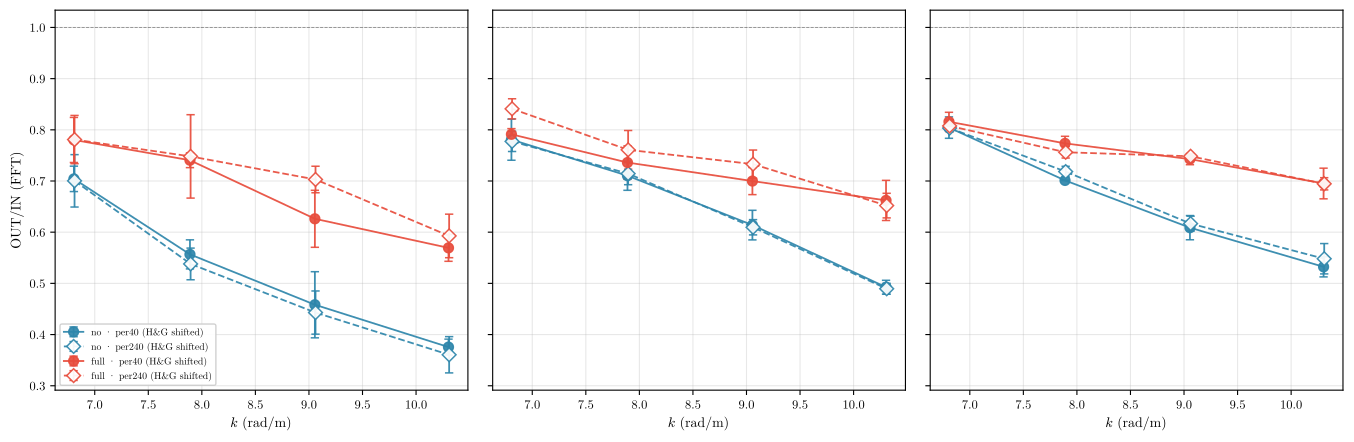

The Python source for this figure:
"""
Probe-shifted H&G window — per40 + per240, both using H&G-at-12.4m anchor
===========================================================================

Huseby & Grue's [35.088 s, 42.105 s] = [50 T, 60 T] at 1.425 Hz was
measured at r = 12.4 m from the wavemaker — which is exactly our OUT
probe position. So the canonical H&G window applies **at OUT** in our
tank without modification, but the same wavetrain passes through any
closer probe earlier by the group-velocity travel-time difference.

For a probe at distance r_probe < 12.4 m, the physically correct H&G
window is shifted BACK by

    ΔT(f) = (12.4 − r_probe) / c_group(f) · f    [periods]

with c_group = g / (4π f) in deep water (tanh(kh) ≈ 1 at h = 0.58 m
for f ≥ 1.3 Hz). For the canonical IN probes at r = 9.373 m:

    1.3 Hz →  6.6 T earlier
    1.4 Hz →  7.6 T
    1.5 Hz →  8.7 T
    1.6 Hz →  9.9 T

The shifted IN window fits inside the per40 wavetrain regime at every
thesis frequency (see previous findings). So both per40 and per240 can
be analysed with the same H&G methodology, probe-shifted.

This script:
  1. Computes probe-shifted H&G AFFT at IN (canonical mean) and OUT
     (unshifted) for every thesis-scope run, per40 and per240 alike.
  2. Compares per40 vs per240 OUT/IN at matched (freq, amp, wind).
  3. Reports median / max |Δ OUT/IN| across all cells.

Prediction: per40 and per240 should agree within 1–2 % median (much
better than the earlier 10.7 % outlier at 1.4 Hz / 0.2 V / fullwind
when per40 used unshifted [32T, 38T]).

Scope:
    panel = full, mooring = below_90_loose (230+300 merged),
    quality_flag = "ok" only,
    freq in {1.3, 1.4, 1.5, 1.6} Hz,
    amp  in {0.1, 0.2, 0.3} V,
    wind in {no, full}.

Run from repo root:
    /opt/anaconda3/envs/draumkvedet/bin/python analysis_scratch/per40_and_per240_HG_shifted.py

Outputs:
    analysis_scratch/per40_and_per240_HG_shifted.pdf
    analysis_scratch/per40_and_per240_HG_shifted.csv
    analysis_scratch/per40_and_per240_HG_shifted_findings.md
    output/FIGURES/ch04_per40_and_per240_HG_shifted.pdf
    output/TEXFIGU/ch04_per40_and_per240_HG_shifted.tex
"""

import os
import sys
import warnings
from pathlib import Path

warnings.filterwarnings("ignore")

import numpy as np
import pandas as pd
import matplotlib

matplotlib.use("Agg")
import matplotlib.pyplot as plt

BASE = Path(__file__).resolve().parent.parent
sys.path.insert(0, str(BASE))
os.chdir(BASE)

from wavescripts.improved_data_loader import load_analysis_data, load_processed_dfs
from wavescripts.plot_utils import apply_thesis_style, freq_to_k, amp_to_label

apply_thesis_style()

# ── Config ────────────────────────────────────────────────────────────────────
FS              = 250.0
G               = 9.81
FFT_BAND_HZ     = 0.05

# Canonical H&G window at r = 12.4 m (H&G's original anchor)
HG_REF_R_M      = 12.400
HG_START_T_REF  = 50
HG_END_T_REF    = 60

# Canonical IN (mean of parallels at r = 9.373 m) + OUT (single probe at r = 12.4 m)
IN_PROBES       = ["9373/170", "9373/340"]
R_IN_M          = 9.373
OUT_PROBE       = "12400/250"
R_OUT_M         = 12.400

FREQS = [1.3, 1.4, 1.5, 1.6]
AMPS  = [0.1, 0.2, 0.3]
WINDS = ["no", "full"]
PER240_THRESHOLD_T = 50

# Datasets — same pool as per40_vs_per240_outin + the cond4 lowrange for per240.
PROCESSED_DIRS = [
    Path("waveprocessed/PROCESSED-20260326-ProbePos4_31_FPV_2-tett6roof-under9Mooring-height100-lowrange"),
    Path("waveprocessed/PROCESSED-20260327-ProbePos4_31_FPV_2-tett6roof-under9Mooring30-height100-lowrange"),
    Path("waveprocessed/PROCESSED-20260307-ProbPos4_31_FPV_2-tett6roof"),
    Path("waveprocessed/PROCESSED-20260312-ProbPos4_31_FPV_2-tett6roof"),
    Path("waveprocessed/PROCESSED-20260313-ProbePos4_31_FPV_2-tett6roof"),
    Path("waveprocessed/PROCESSED-20260314-ProbePos4_31_FPV_2-tett6roof"),
    Path("waveprocessed/PROCESSED-20260316-ProbePos4_31_FPV_2-tett6roof"),
    Path("waveprocessed/PROCESSED-20260316-ProbePos4_31_FPV_2-tett6roof-under9Mooring"),
    Path("waveprocessed/PROCESSED-20260319-ProbePos4_31_FPV_2-tett6roof-under9Mooring"),
    Path("waveprocessed/PROCESSED-20260321-ProbePos4_31_FPV_2-tett6roof-under9Mooring-height100-RENAMED"),
    Path("waveprocessed/PROCESSED-20260323-ProbePos4_31_FPV_2-tett6roof-under9Mooring-height100"),
    Path("waveprocessed/PROCESSED-20260324-ProbePos4_31_FPV_2-tett6roof-under9Mooring-height100"),
    Path("waveprocessed/PROCESSED-20260325-ProbePos4_31_FPV_2-tett6roof-under9Mooring-height100"),
    Path("waveprocessed/PROCESSED-20260326-ProbePos4_31_FPV_2-tett6roof-under9Mooring-height100"),
]
_dataset_names = {p.name.removeprefix("PROCESSED-") for p in PROCESSED_DIRS}

SCRATCH_DIR = Path(__file__).parent
SCRATCH_PDF = SCRATCH_DIR / "per40_and_per240_HG_shifted.pdf"
SCRATCH_CSV = SCRATCH_DIR / "per40_and_per240_HG_shifted.csv"
SCRATCH_MD  = SCRATCH_DIR / "per40_and_per240_HG_shifted_findings.md"

THESIS_NAME = "ch04_per40_and_per240_HG_shifted"
THESIS_PDF  = BASE / "output" / "FIGURES" / f"{THESIS_NAME}.pdf"
THESIS_STUB = BASE / "output" / "TEXFIGU" / f"{THESIS_NAME}.tex"
THESIS_PDF.parent.mkdir(parents=True, exist_ok=True)
THESIS_STUB.parent.mkdir(parents=True, exist_ok=True)


# ── Helpers ──────────────────────────────────────────────────────────────────
def fft_amp_at_freq(segment: np.ndarray, target_hz: float,
                    fs: float = FS, band_hz: float = FFT_BAND_HZ) -> float:
    """Peak-bin AFFT, pipeline convention. 2·|FFT|/N."""
    N = len(segment)
    if N < 4:
        return np.nan
    seg = np.asarray(segment, dtype=float).copy()
    if np.isnan(seg).any():
        idx  = np.arange(N)
        good = ~np.isnan(seg)
        if good.sum() < N * 0.9:
            return np.nan
        seg = np.interp(idx, idx[good], seg[good])
    freqs  = np.fft.fftfreq(N, d=1.0 / fs)
    pos    = freqs > 0
    pos_f  = freqs[pos]
    mask   = (pos_f >= target_hz - band_hz) & (pos_f <= target_hz + band_hz)
    if not mask.any():
        j = int(np.argmin(np.abs(pos_f - target_hz)))
    else:
        local_idx = int(np.argmin(np.abs(pos_f[mask] - target_hz)))
        j = np.where(mask)[0][local_idx]
    fft_vals = np.fft.fft(seg)
    amps_pos = 2.0 * np.abs(fft_vals[pos]) / N
    return float(amps_pos[j])


def get_eta(df_run: pd.DataFrame, pos: str) -> np.ndarray | None:
    for col in (f"eta_{pos}_interp", f"eta_{pos}"):
        if col in df_run.columns:
            return df_run[col].to_numpy(dtype=float)
    return None


def c_group_deep(f_hz: float) -> float:
    """Deep-water group velocity in m/s."""
    return G / (4.0 * np.pi * f_hz)


def hg_shift_periods(r_probe_m: float, f_hz: float) -> float:
    """Periods-earlier shift of H&G window for a probe closer than 12.4 m."""
    delta_r = HG_REF_R_M - r_probe_m
    delta_s = delta_r / c_group_deep(f_hz)
    return delta_s * f_hz


def shifted_hg_afft(signal: np.ndarray, r_probe_m: float, f_hz: float) -> float:
    """AFFT at `f_hz` using H&G window [50T − ΔT, 60T − ΔT] for this probe's r."""
    if signal is None:
        return np.nan
    samples_per_period = int(round(FS / f_hz))
    dT = hg_shift_periods(r_probe_m, f_hz)
    start_T = HG_START_T_REF - dT
    end_T   = HG_END_T_REF   - dT
    i0 = int(round(start_T * samples_per_period))
    i1 = int(round(end_T   * samples_per_period))
    if i0 < 0 or i1 > len(signal):
        return np.nan
    return fft_amp_at_freq(signal[i0:i1], f_hz)


# ── Load ──────────────────────────────────────────────────────────────────────
print("1. Loading meta across 14 thesis-relevant datasets …")
combined_meta, _, _, _ = load_analysis_data(*PROCESSED_DIRS, load_processed=False)
combined_meta["Mooring"] = combined_meta["Mooring"].replace({
    "below_90_loose230": "below_90_loose",
    "below_90_loose300": "below_90_loose",
})
wave = combined_meta[
    combined_meta["WaveFrequencyInput [Hz]"].notna()
    & (combined_meta["WaveFrequencyInput [Hz]"] > 0)
    & (combined_meta["PanelCondition"] == "full")
    & (combined_meta["Mooring"] == "below_90_loose")
    & (combined_meta["quality_flag"] == "ok")
].copy()
wave["N_input_periods"] = wave["WavePeriodInput"].astype(float)
wave = wave[wave["WaveFrequencyInput [Hz]"].round(2).isin(FREQS)
            & wave["WaveAmplitudeInput [Volt]"].round(2).isin(AMPS)
            & wave["WindCondition"].isin(WINDS)]
wave["run_type"] = np.where(wave["N_input_periods"] >= PER240_THRESHOLD_T, "per240", "per40")
print(f"   scope rows: {len(wave)} "
      f"(per240 n={int((wave['run_type']=='per240').sum())}, "
      f"per40 n={int((wave['run_type']=='per40').sum())})")

print("\n2. Loading processed_dfs (~30-60 s) …")
pdfs = load_processed_dfs(*PROCESSED_DIRS)
print(f"   {len(pdfs)} time-series cached")

# Travel-time offsets at each thesis freq
print("\n3. Probe-shifted H&G window offsets (ΔT earlier than [50T, 60T]):")
for f in FREQS:
    dT = hg_shift_periods(R_IN_M, f)
    shift_start = HG_START_T_REF - dT
    shift_end   = HG_END_T_REF   - dT
    print(f"   {f:.1f} Hz: c_g={c_group_deep(f):.3f} m/s  →  "
          f"IN (r={R_IN_M} m) ΔT={dT:.2f}T  →  [{shift_start:.1f}T, {shift_end:.1f}T] "
          f"= [{shift_start/f:.2f} s, {shift_end/f:.2f} s]")


# ── Compute per-run AFFT ─────────────────────────────────────────────────────
print("\n4. Computing probe-shifted H&G AFFT per run …")
rows = []
for _, r in wave.iterrows():
    path = r["path"]
    df_run = pdfs.get(path)
    if df_run is None:
        continue
    f_paddle = float(r["WaveFrequencyInput [Hz]"])

    # Canonical IN mean AFFT — compute per parallel probe, average the AFFTs
    # (same convention as processor2nd.py's _update_more_metrics).
    in_afts = []
    for p in IN_PROBES:
        sig = get_eta(df_run, p)
        if sig is None:
            continue
        a = shifted_hg_afft(sig, R_IN_M, f_paddle)
        if np.isfinite(a):
            in_afts.append(a)
    a_in = float(np.mean(in_afts)) if in_afts else np.nan

    # OUT at r = 12.4 m → no shift, direct H&G window
    sig_out = get_eta(df_run, OUT_PROBE)
    a_out = shifted_hg_afft(sig_out, R_OUT_M, f_paddle)

    rows.append({
        "path":          path,
        "run_type":      r["run_type"],
        "N_input_periods": r["N_input_periods"],
        "freq_hz":       round(f_paddle, 2),
        "amp_V":         round(float(r["WaveAmplitudeInput [Volt]"]), 2),
        "wind":          r["WindCondition"],
        "A_in_mm":       a_in,
        "A_out_mm":      a_out,
        "OUT_IN":        a_out / a_in if (a_in and a_in > 0 and np.isfinite(a_out)) else np.nan,
    })

df = pd.DataFrame(rows)
df.to_csv(SCRATCH_CSV, index=False)
print(f"   {len(df)} runs → {SCRATCH_CSV.relative_to(BASE)}")
print(f"   per240 OUT/IN valid: {int(((df['run_type']=='per240') & df['OUT_IN'].notna()).sum())}")
print(f"   per40  OUT/IN valid: {int(((df['run_type']=='per40')  & df['OUT_IN'].notna()).sum())}")


# ── Aggregate per (freq, amp, wind, run_type) ────────────────────────────────
agg = (df.dropna(subset=["OUT_IN"])
          .groupby(["freq_hz", "amp_V", "wind", "run_type"])
          ["OUT_IN"].agg(["mean", "std", "count"])
          .reset_index())
agg["std"] = agg["std"].fillna(0.0)
agg["k"]  = freq_to_k(agg["freq_hz"].to_numpy())


# ── Agreement per (freq, amp, wind) ──────────────────────────────────────────
pvt = agg.pivot_table(index=["freq_hz", "amp_V", "wind"],
                       columns="run_type", values="mean").reset_index()
pvt["delta"] = pvt.get("per40", np.nan) - pvt.get("per240", np.nan)
pvt["delta_rel"] = pvt["delta"] / pvt["per240"]
matched = pvt.dropna(subset=["per40", "per240"]).copy()

if len(matched):
    abs_med = float(matched["delta"].abs().median())
    abs_max = float(matched["delta"].abs().max())
    rel_med = float(matched["delta_rel"].abs().median())
    rel_max = float(matched["delta_rel"].abs().max())
else:
    abs_med = abs_max = rel_med = rel_max = float("nan")

print("\n5. Per-cell agreement (per40 − per240, both using probe-shifted H&G):")
if len(matched):
    print(matched[["freq_hz", "amp_V", "wind", "per40", "per240",
                   "delta", "delta_rel"]].round(4).to_string(index=False))
else:
    print("   (no matched cells)")
print(f"\n   median |Δ OUT/IN|         = {abs_med:.4f}")
print(f"   max    |Δ OUT/IN|         = {abs_max:.4f}")
print(f"   median |Δ OUT/IN| / per240 = {rel_med*100:.2f} %")
print(f"   max    |Δ OUT/IN| / per240 = {rel_max*100:.2f} %")


# ── Figure: 1×3 (per amp) with both per40 and per240 overlaid ────────────────
print("\n6. Plotting …")
fig, axes = plt.subplots(1, 3, figsize=(14, 5), dpi=120, sharey=True)

WIND_COLOR   = {"no": "#2E86AB", "full": "#E74C3C"}
RUNTYPE_MARK = {"per40": "o", "per240": "D"}
RUNTYPE_LABEL = {"per40": "per40 (H&G shifted)", "per240": "per240 (H&G shifted)"}

for i, amp in enumerate(AMPS):
    ax = axes[i]
    sub = agg[np.isclose(agg["amp_V"], amp)]
    if sub.empty:
        ax.text(0.5, 0.5, "no data", ha="center", va="center",
                transform=ax.transAxes, color="gray")
        ax.set_title("", fontsize=10)
        continue
    for wind in WINDS:
        for rt in ["per40", "per240"]:
            cell = sub[(sub["wind"] == wind) & (sub["run_type"] == rt)].sort_values("k")
            if cell.empty:
                continue
            dx = {"per40": -0.003, "per240": +0.003}[rt]
            ax.errorbar(
                cell["k"].values + dx, cell["mean"].values,
                yerr=cell["std"].values,
                fmt=RUNTYPE_MARK[rt],
                color=WIND_COLOR[wind],
                mfc=WIND_COLOR[wind] if rt == "per40" else "white",
                mec=WIND_COLOR[wind],
                markeredgewidth=1.1, markersize=7,
                linestyle="-" if rt == "per40" else "--",
                capsize=3, lw=1.3, alpha=0.92,
                label=f"{wind} · {RUNTYPE_LABEL[rt]}",
            )
    ax.axhline(1.0, color="black", lw=0.6, ls="--", alpha=0.4)
    ax.set_xlabel("$k$ (rad/m)", fontsize=10)
    if i == 0:
        ax.set_ylabel("OUT/IN (FFT)", fontsize=10)
    ax.set_title("", fontsize=10)
    ax.grid(True, alpha=0.3)
    if i == 0:
        ax.legend(fontsize=7, loc="best", framealpha=0.92, ncol=1)

fig.suptitle("", fontsize=11, fontweight="bold", y=1.00)
fig.subplots_adjust(left=0.06, right=0.98, top=0.88, bottom=0.12, wspace=0.06)
fig.savefig(SCRATCH_PDF, bbox_inches="tight")
print(f"   scratch → {SCRATCH_PDF.relative_to(BASE)}")
fig.savefig(THESIS_PDF, bbox_inches="tight")
print(f"   thesis  → {THESIS_PDF.relative_to(BASE)}")
plt.close(fig)


# ── TEXFIGU stub via shared helper ───────────────────────────────────────────
print("\n7. Writing .tex stub …")

import wavescripts.plot_utils as pu
pu.ACTIVE_DATASETS = [str(p).split("/")[-1] for p in PROCESSED_DIRS]
pu.TEXFIGU_DIR = BASE / "output" / "TEXFIGU"
pu.FIGURES_DIR = BASE / "output" / "FIGURES"

_caption = (
    "OUT/IN (FFT) at the paddle frequency versus $k$ (rad/m), split by paddle drive "
    f"{', '.join(f'{a:.2f}' for a in AMPS)}\\,V (one panel each). "
    "Both per40 (filled circles) and per240 (open diamonds) runs use the "
    "Huseby--Grue window anchored at $r = 12.4$\\,m with $[50T, 60T]$ from "
    "wavemaker start. The IN probes at $r = 9.373$\\,m receive the same "
    "waves $\\Delta T$ earlier by group velocity "
    "($c_g = g/(4\\pi f)$, deep water), so the IN window is shifted back "
    f"by $\\Delta T \\in [{hg_shift_periods(R_IN_M, max(FREQS)):.2f}, "
    f"{hg_shift_periods(R_IN_M, min(FREQS)):.2f}]$\\,T across the thesis "
    "band. Canonical IN amplitude = mean AFFT across 9373/170 and 9373/340; "
    "OUT amplitude = AFFT at 12400/250. Blue: no wind; red: full wind. "
    "Error bars: run-to-run standard deviation. Mooring below\\_90\\_loose "
    "(230+300 merged), quality\\_flag = ok, full panel."
)

_meta_stub = pu.build_fig_meta(
    {
        "filters": {
            "PanelCondition":            "full",
            "WaveFrequencyInput [Hz]":   [min(FREQS), max(FREQS)],
            "WaveAmplitudeInput [Volt]": AMPS,
            "WindCondition":             WINDS,
            "quality_flag":              "ok",
            "Mooring":                   ["below_90_loose"],
            "probes":                    "IN=mean(9373/170, 9373/340), OUT=12400/250",
        },
        "plotting": {
            "figure_name":   THESIS_NAME,
            "caption":       _caption,
            "caption_short": "OUT/IN via probe-shifted H&G window: per40 and per240 pooled",
        },
    },
    chapter="04",
    data_df=wave,
    extra={"script": "analysis_scratch/per40_and_per240_HG_shifted.py"},
    computed_in=(
        "analysis_scratch/per40_and_per240_HG_shifted.py "
        "(probe-shifted H&G window — IN at r=9.373 m shifted back by "
        "(12.4 − r)/c_group · f from the canonical H&G [50T, 60T] at OUT)"
    ),
    data_class="DFS",
    findings_doc="analysis_scratch/per40_and_per240_HG_shifted_findings.md",
    grouper="per (freq, amp, wind, run_type); H&G window per probe",
    collapse_panels=False,
    fft_window_hz=2 * FFT_BAND_HZ,
    extra_params=(
        f"HG window [50T, 60T] at OUT (r=12.4 m); "
        f"IN window shifted by ΔT=(12.4−9.373)/c_group·f; "
        f"c_group = g/(4π f) (deep water approx, tanh(kh)>0.999 at ≥1.3 Hz)"
    ),
    extra_stats={
        "n_per240":            int((wave["run_type"]=="per240").sum()),
        "n_per40":             int((wave["run_type"]=="per40").sum()),
        "n_matched_cells":     int(len(matched)),
        "abs_Δ_OUTIN_median":  round(abs_med, 4) if np.isfinite(abs_med) else "—",
        "abs_Δ_OUTIN_max":     round(abs_max, 4) if np.isfinite(abs_max) else "—",
        "rel_Δ_OUTIN_median_pct": round(rel_med * 100, 2) if np.isfinite(rel_med) else "—",
        "rel_Δ_OUTIN_max_pct":    round(rel_max * 100, 2) if np.isfinite(rel_max) else "—",
        "HG_anchor_r_m":       HG_REF_R_M,
        "HG_window_T":         f"[{HG_START_T_REF}, {HG_END_T_REF}]",
    },
)

pu.write_figure_stub(_meta_stub, plot_type="per40_and_per240_HG_shifted",
                     subfig_filenames=[THESIS_NAME])
print(f"   thesis stub → {THESIS_STUB.relative_to(BASE)}")


# ── Findings markdown ────────────────────────────────────────────────────────
print("\n8. Writing findings markdown …")
lines = [
    "# Probe-shifted H&G — per40 and per240, both using H&G-at-12.4 m anchor",
    "",
    "Generated by `analysis_scratch/per40_and_per240_HG_shifted.py`.",
    "",
    "## Method",
    "",
    "H&G window [50 T, 60 T] anchored at r = 12.4 m (= our OUT probe). For a "
    "probe at r_probe < 12.4 m, the same waves arrive earlier by "
    "ΔT = (12.4 − r_probe) / c_group · f periods.",
    "",
    "Applied to both per40 and per240 at thesis-scope conditions "
    f"(freq {FREQS} Hz, amp {AMPS} V, wind {WINDS}, panel full, mooring "
    "below_90_loose, quality OK).",
    "",
    "Travel-time shifts at IN (r = 9.373 m):",
    "",
    "| freq [Hz] | c_group [m/s] | ΔT [T] | IN window [T] | IN window [s] |",
    "|-----------|---------------|--------|---------------|---------------|",
]
for f in FREQS:
    dT = hg_shift_periods(R_IN_M, f)
    cg = c_group_deep(f)
    s = HG_START_T_REF - dT
    e = HG_END_T_REF   - dT
    lines.append(f"| {f:.1f} | {cg:.3f} | {dT:.2f} | [{s:.1f}, {e:.1f}] | [{s/f:.2f}, {e/f:.2f}] |")
lines += [
    "",
    "## Cohort",
    "",
    f"- per240 runs: **{int((wave['run_type']=='per240').sum())}**",
    f"- per40  runs: **{int((wave['run_type']=='per40').sum())}**",
    f"- matched (freq, amp, wind) cells: **{int(len(matched))}**",
    "",
    "## Agreement (per40 − per240, probe-shifted H&G at both)",
    "",
    f"- median |Δ OUT/IN|          = **{abs_med:.4f}**",
    f"- max    |Δ OUT/IN|          = **{abs_max:.4f}**",
    f"- median |Δ OUT/IN| / per240  = **{rel_med*100:.2f} %**",
    f"- max    |Δ OUT/IN| / per240  = **{rel_max*100:.2f} %**",
    "",
    "## Per-cell detail (per40 − per240)",
    "",
]
if len(matched):
    lines.append("| freq [Hz] | amp [V] | wind | per40 | per240 | Δ | Δ/per240 |")
    lines.append("|-----------|---------|------|-------|--------|---|----------|")
    for _, r in matched.sort_values(["amp_V", "freq_hz", "wind"]).iterrows():
        lines.append(f"| {r['freq_hz']:.1f} | {r['amp_V']:.2f} | {r['wind']:>4} | "
                     f"{r['per40']:.4f} | {r['per240']:.4f} | {r['delta']:+.4f} | "
                     f"{r['delta_rel']*100:+.2f} % |")
else:
    lines.append("*(no matched cells)*")
lines += [
    "",
    "## Files",
    "",
    f"  {SCRATCH_PDF.name}",
    f"  {SCRATCH_CSV.name}",
    f"  output/FIGURES/{THESIS_NAME}.pdf",
    f"  output/TEXFIGU/{THESIS_NAME}.tex",
    "",
    "Interpretation omitted — user eyeball decides whether per40 and per240 "
    "can be formally pooled for CH05 under probe-shifted H&G.",
]
SCRATCH_MD.write_text("\n".join(lines))
print(f"   findings → {SCRATCH_MD.relative_to(BASE)}")

print("\nDone.")
